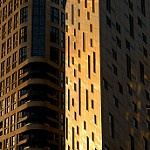
#> input picture Dataset/seg_test/buildings/20231.jpg, 150 x 150 px
$ python nn.py
#> lines starting #> are read from the running program, lines starting #| are printed output that depends on the picture
### utils.py
import numpy as np
from PIL import Image
import glob


def load_data(filename):
#> called with filename = 'Dataset'
    train_f = filename + "/" + "seg_train"
    cv_f = filename + "/" + "seg_test"
    test_f = filename + "/" + "seg_pred"

    classes = ["buildings", "forest", "glacier",
             "mountain", "sea", "street"]
    side = 64

    X_train = np.empty(0)
    Y_train = np.empty(0)
    X_test = np.empty(0)
    Y_test = np.empty(0)

    X_train_list = []
    Y_train_list = []
    X_test_list = []
    Y_test_list = []

    print("Loading from train set...")
    for i in range(len(classes)):
        train_subfolder = train_f + "/" + classes[i]
        elem = glob.glob(train_subfolder + "/*.jpg")
        label = np.zeros((1, len(classes)))
        label[0][i] = 1

        for j in range(len(elem)):
            im = Image.open(elem[j])
#> im is the input picture: PIL image 150x150 RGB; mean R, G, B 81.5, 63.6, 39.6
            im = im.resize((side, side))
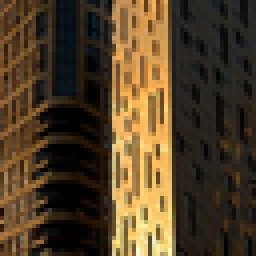
#> im: PIL image 64x64 RGB (shown 4 times larger); mean R, G, B 81.5, 63.6, 39.6
            X_train_list.append(np.array(im).reshape(1, side*side*3))
            Y_train_list.append(label)

    print("Loading from test set...")
    for i in range(len(classes)):
        cv_subfolder = cv_f + "/" + classes[i]
        elem = glob.glob(cv_subfolder + "/*.jpg")
        label = np.zeros((1, len(classes)))
        label[0][i] = 1

        for j in range(len(elem)):
            im = Image.open(elem[j])
            im = im.resize((side, side))
            X_test_list.append(np.array(im).reshape(1, side*side*3))
            Y_test_list.append(label)


    print("Stacking...")
    X_train = np.concatenate(X_train_list, axis=0)
    Y_train = np.concatenate(Y_train_list, axis=0)
    X_test = np.concatenate(X_test_list, axis=0)
    Y_test = np.concatenate(Y_test_list, axis=0)
    print("Shuffling...")
    np.random.seed(42)
    np.random.shuffle(X_train)
    np.random.seed(42)
    np.random.shuffle(Y_train)
    np.random.seed(24)
    np.random.shuffle(X_test)
    np.random.seed(24)
    np.random.shuffle(Y_test)
    X_train = X_train.T/255
    Y_train = Y_train.T/255
    X_test = X_test.T/255
    Y_test = Y_test.T/255
    print("Done")

    return (X_train, Y_train, X_test, Y_test)


def sigmoid(x):
    return 1/(1 + np.exp(-x))

### nn.py
import numpy as np
from utils import *

class Layer:
    def __init__(self, n, act, dropout):
        self.features = n
        self.activation = act
        self.dropout = dropout

        self.A = None
        self.Z = None
        self.W = None
        self.b = None

        self.D = None

        self.dA = None
        self.dZ = None
        self.dW = None
        self.db = None

        self.vdW = None
        self.vdb = None
        self.sdW = None
        self.sdb = None

    def init_weights(self, this_n, prev_n):
        if self.activation == "relu":
            xavier = np.sqrt(2/prev_n)
        else:
            xavier = np.sqrt(1/prev_n)
        self.W = (np.random.rand(this_n, prev_n) - np.ones((this_n, prev_n))*0.5 )*xavier
        self.b = np.zeros((this_n, 1))

    def act(self, Z):
        if self.activation == "relu":
            return np.maximum(0, Z)
        elif self.activation == "sigmoid":
            return sigmoid(Z)
        elif self.activation == "linear":
            return Z
        else:
            print("\"" + self.activation + "\" is not recognized.")
            raise NameError

    def dact(self, Z):
        if self.activation == "relu":
            return (Z > 0)
        if self.activation == "sigmoid":
            return sigmoid(Z) * (1-sigmoid(Z))
        if self.activation == "linear":
            return np.ones(Z.shape)
        else:
            print("\"" + self.activation + "\" is not recognized.")
            raise NameError


class Model:
    def __init__(self, lr, reg, momentum, rmsprop):
        self.lr = lr
        self.reg = reg
        self.momentum = momentum
        self.rmsprop = rmsprop

        self.l = []
        self.X_train = None
        self.Y_train = None
        self.X_test = None
        self.Y_test = None

    def add_layer(self, features, activation, dropout):
        self.l.append(Layer(features, activation, dropout))

    def summary(self):
        print("#================ Model Summary =================#")
        print("Input: nodes:", self.l[0].features)
        for i in range(1, len(self.l)):
            print("Layer " + str(i) + ": nodes:", self.l[i].features,
                " Weights shape:", self.l[i].W.shape, " Bias shape:",
                self.l[i].b.shape, " Activation:", self.l[i].activation)

    def connect(self):
        for i in range(1, len(self.l)):
            self.l[i].init_weights(self.l[i].features, self.l[i-1].features)
#> this loop made 3 passes
#> pass 2, in init_weights (call 2), `self.W = (np.random.rand(this_n, prev_n) - np.ones((this_n, prev_n))*0..`:
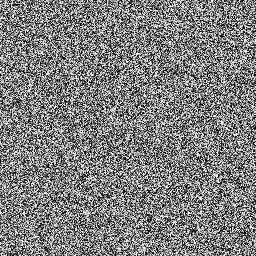
#> self.W: shape (256, 256) float64; min -0.0442, max 0.0442, mean -2.49e-05; drawn with min black and max white


    def forward_prop(self, X):
        self.l[0].A = X
        L = len(self.l)-1
        for i in range(1, L+1):
            self.l[i].Z = np.dot(self.l[i].W, self.l[i-1].A) + self.l[i].b
            self.l[i].A = self.l[i].act(self.l[i].Z)

            # Dropout
            self.l[i].D = np.random.rand(self.l[i].A.shape[0], self.l[i].A.shape[1]) > self.l[i].dropout
            self.l[i].A *= self.l[i].D
            self.l[i].A /= (1-self.l[i].dropout)

    def back_prop(self, A, Y):
        L = len(self.l) - 1
        m = Y.shape[1]

        self.l[L].dZ = A - Y
        self.l[L].dW = np.dot(self.l[L].dZ, self.l[L-1].A.T)/m + self.reg/m * self.l[L].W
        self.l[L].db = np.sum(self.l[L].dZ, axis=1, keepdims=True)/m
        for i in range(1, L):
            self.l[L-i].dA = (np.dot(self.l[L-i+1].W.T, self.l[L-i+1].dZ) * self.l[L-i].D)
            self.l[L-i].dA /= (1-self.l[L-i].dropout)
            self.l[L-i].dZ = self.l[L-i].dA * self.l[L-i].dact(self.l[L-i].Z)
            self.l[L-i].dW = np.dot(self.l[L-i].dZ, self.l[L-i-1].A.T)/m + self.reg/m * self.l[L-i].W
            self.l[L-i].db = np.sum(self.l[L-i].dZ, axis=1, keepdims=True)/m

    def cost(self, A, Y):
        m = Y.shape[1]
        n = Y.shape[0]
        bound = 0.999999
        A = bound*A + 0.5*(1-bound)
        C = np.sum(np.sum(-Y*np.log(A)-(1-Y)*np.log(1-A), axis=1, keepdims=True)/m, axis=0, keepdims=True)/n
        return C[0][0]
    def Adam(self, momentum, rmsprop):
        L = len(self.l) - 1
        for i in range(1, L + 1):
            self.l[i].vdW = momentum*self.l[i].vdW + (1-momentum)*self.l[i].dW
            self.l[i].vdb = momentum*self.l[i].vdb + (1-momentum)*self.l[i].db
            self.l[i].sdW = rmsprop*self.l[i].sdW + (1-rmsprop)*self.l[i].dW*self.l[i].dW
            self.l[i].sdb = rmsprop*self.l[i].sdb + (1-rmsprop)*self.l[i].db*self.l[i].db

    def reset_optimizer(self):
        L = len(self.l) - 1
        for i in range(1, L + 1):
            self.l[i].vdW = np.zeros(self.l[i].W.shape)
            self.l[i].vdb = np.zeros(self.l[i].b.shape)
            self.l[i].sdW = np.zeros(self.l[i].W.shape)
            self.l[i].sdb = np.zeros(self.l[i].b.shape)

    def update_params(self):
        L = len(self.l) - 1
        for i in range(1, L + 1):
            self.l[i].W -= self.lr*self.l[i].vdW/(np.sqrt(self.l[i].sdW)+1e-8)
            self.l[i].b -= self.lr*self.l[i].vdb/(np.sqrt(self.l[i].sdb)+1e-8)

    def train(self, X_train, Y_train, X_test=None, Y_test=None, epochs=1, batch_size=32):

#> called with X_train = array of shape (12288, 1), Y_train = array of shape (6, 1), epochs = 1, batch_size = 32
        for i in range(epochs):
            m_tot = Y_train.shape[1]
            batches = m_tot // batch_size
            if m_tot%batch_size > 0:
                batches += 1

            self.reset_optimizer()

            for j in range(batches):
                if j != batches-1:
                    X = X_train[:, j*batch_size:(j+1)*batch_size]
                    Y = Y_train[:, j*batch_size:(j+1)*batch_size]
                else:
                    X = X_train[:, j*batch_size:m_tot]
                    Y = Y_train[:, j*batch_size:m_tot]

                self.forward_prop(X)
                A = self.l[len(self.l)-1].A

                training_cost = self.cost(A, Y)
                print("Iteration", j, "out of " + str(batches) + ", Training Cost: ", training_cost)

                self.back_prop(A, Y)

                self.Adam(self.momentum, self.rmsprop)
                self.update_params()


if __name__  == "__main__":
    model = Model(lr=1e-5, reg=0.3, momentum=0, rmsprop=0)

    X_train, Y_train, X_test, Y_test = load_data("Dataset")

    model.add_layer(features=64*64*3, activation="relu", dropout=0)
    model.add_layer(features=256, activation="relu", dropout=0)
    model.add_layer(features=256, activation="relu", dropout=0)
    model.add_layer(features=6, activation="sigmoid", dropout=0)
    model.connect()
    model.summary()


    model.train(X_train, Y_train, epochs=1, batch_size=32)
